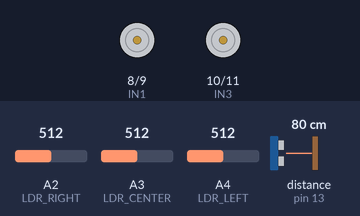
Bench run of a sketch on a simulated Arduino Uno, built with avr-gcc and run on an emulated ATmega328P. Shown: motor-driver pin pairs drawn as motors (green arrow = first pin HIGH = forward, orange = second pin HIGH = backward, longer = more drive, scaled by the enable pin). Wiring (from diagram.json): ultrasonic range finder: trigger pin 12; echo pin 13. The test bench sets the inputs (shaded band); at power-on: distance to the obstacle (sensor on pin 13) 80 cm, A2 (LDR_RIGHT) = 512, A3 (LDR_CENTER) = 512, A4 (LDR_LEFT) = 512. The echo pulse lasts 58.3 µs per cm.

Above: at 1.2 s.
1.3 s: distance to the obstacle (sensor on pin 13) set to 22 cm
3.0 s: distance to the obstacle (sensor on pin 13) set to 18 cm
At 3.9 s:
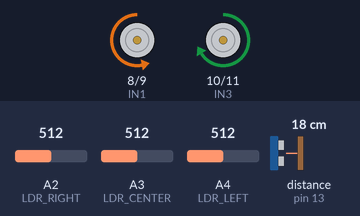
6.0 s: distance to the obstacle (sensor on pin 13) set to 35 cm
At 6.6 s:
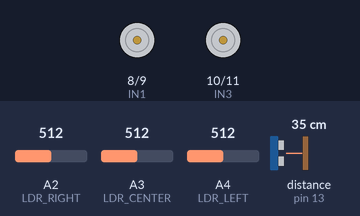
7.5 s: distance to the obstacle (sensor on pin 13) set to 2 cm
At 8.9 s:
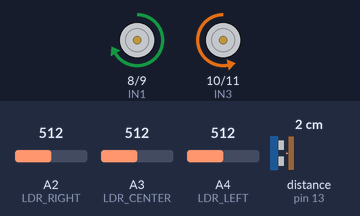
10.5 s: distance to the obstacle (sensor on pin 13) set to 60 cm
At 11.1 s:
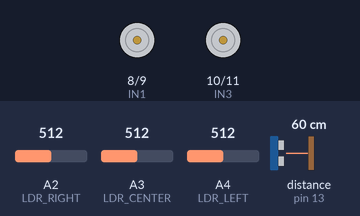
Timing chart, 0 to 13.0 s (numbered marks = the images above; inputs shaded):
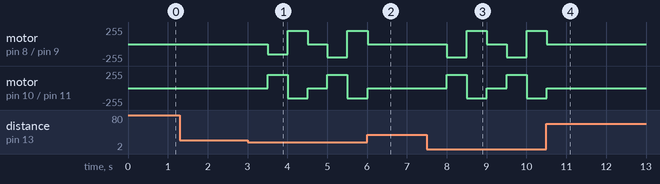

The sketch:

sketch.ino
```cpp
// LDR Input Pins
const int LDR_LEFT = 4;
const int LDR_CENTER = 3;
const int LDR_RIGHT = 2;

// Motor Driver Pins
const int ENA = 5;
const int ENB = 6;
const int IN1 = 8;
const int IN2 = 9;
const int IN3 = 10;
const int IN4 = 11;

// Ultrasonic Sensor Pins
const int TRIG_PIN = 12;
const int ECHO_PIN = 13;

// Thresholds
const int LIGHT_THRESHOLD = 600;
const int OBSTACLE_DISTANCE = 20;

void setup() {

  Serial.begin(9600);


  pinMode(LDR_LEFT, INPUT);
  pinMode(LDR_CENTER, INPUT);
  pinMode(LDR_RIGHT, INPUT);


  pinMode(ENA, OUTPUT);
  pinMode(ENB, OUTPUT);
  pinMode(IN1, OUTPUT);
  pinMode(IN2, OUTPUT);
  pinMode(IN3, OUTPUT);
  pinMode(IN4, OUTPUT);


  pinMode(TRIG_PIN, OUTPUT);
  pinMode(ECHO_PIN, INPUT);


  stopMotors();
}

void loop() {
  long distance = getDistance();

  if (distance < OBSTACLE_DISTANCE) {
    // Obstacle detected
    stopMotors();
    delay(500);

    // Try turning left
    turnLeft();
    delay(500);
    if (getDistance() > OBSTACLE_DISTANCE) {
      // Left is clear
      moveForward();
      return;
    }

    // Try turning right
    turnRight();
    delay(500);
    if (getDistance() > OBSTACLE_DISTANCE) {
      // Right is clear
      moveForward();
      return;
    }

    // If still blocked
    stopMotors();
    return;
  }


  int left = analogRead(LDR_LEFT);
  int center = analogRead(LDR_CENTER);
  int right = analogRead(LDR_RIGHT);


  if (left > LIGHT_THRESHOLD && center > LIGHT_THRESHOLD && right > LIGHT_THRESHOLD) {
    stopMotors();
  }
  else if (left > LIGHT_THRESHOLD || (left > LIGHT_THRESHOLD && center > LIGHT_THRESHOLD)) {
    turnLeft();
  }
  else if (right > LIGHT_THRESHOLD || (right > LIGHT_THRESHOLD && center > LIGHT_THRESHOLD)) {
    turnRight();
  }
  else if (center > LIGHT_THRESHOLD && left <= LIGHT_THRESHOLD && right <= LIGHT_THRESHOLD) {
    moveForward();
  }
  else {
    stopMotors();
  }
}

long getDistance() {
  digitalWrite(TRIG_PIN, LOW);
  delayMicroseconds(2);
  digitalWrite(TRIG_PIN, HIGH);
  delayMicroseconds(10);
  digitalWrite(TRIG_PIN, LOW);

  long duration = pulseIn(ECHO_PIN, HIGH);
  long distance = duration * 0.034 / 2; // Convert to cm
  return distance;
}

void moveForward() {
  analogWrite(ENA, 200);
  analogWrite(ENB, 200);
  digitalWrite(IN1, HIGH);
  digitalWrite(IN2, LOW);
  digitalWrite(IN3, HIGH);
  digitalWrite(IN4, LOW);
}

void turnLeft() {
  analogWrite(ENA, 150);
  analogWrite(ENB, 200);
  digitalWrite(IN1, LOW);
  digitalWrite(IN2, HIGH);
  digitalWrite(IN3, HIGH);
  digitalWrite(IN4, LOW);
}

void turnRight() {
  analogWrite(ENA, 200);
  analogWrite(ENB, 150);
  digitalWrite(IN1, HIGH);
  digitalWrite(IN2, LOW);
  digitalWrite(IN3, LOW);
  digitalWrite(IN4, HIGH);
}

void stopMotors() {
  analogWrite(ENA, 0);
  analogWrite(ENB, 0);
  digitalWrite(IN1, LOW);
  digitalWrite(IN2, LOW);
  digitalWrite(IN3, LOW);
  digitalWrite(IN4, LOW);
}
```

Measured:
- the behaviour switches between 21 and 20 cm on distance to the obstacle (sensor on pin 13) (found by bisection; images 0 and 1)
- after the input at 1.3 s, every drawn part: stays the same
- after the input at 6.0 s, motor on pin 8 (IN1) / pin 9 (IN2), motor on pin 10 (IN3) / pin 11 (IN4): goes on until 6.0 s, then stays stopped
- after the input at 10.5 s, motor on pin 8 (IN1) / pin 9 (IN2), motor on pin 10 (IN3) / pin 11 (IN4): goes on until 10.5 s, then stays stopped
